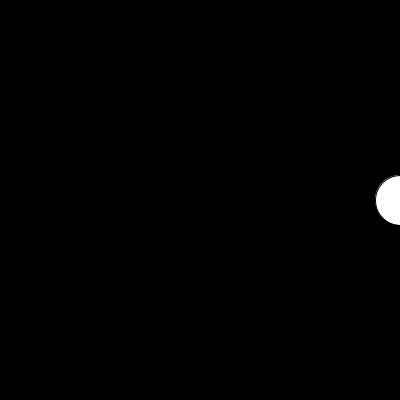
Frame 1 (no input)
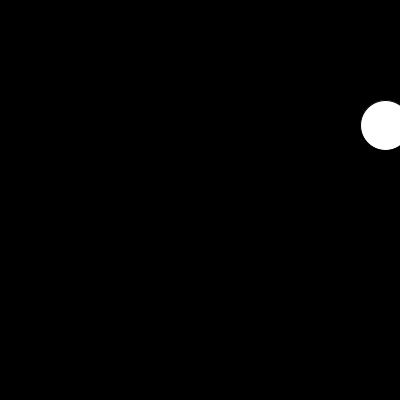
Frame 60 (the mouse pressed at the canvas centre just before this capture)
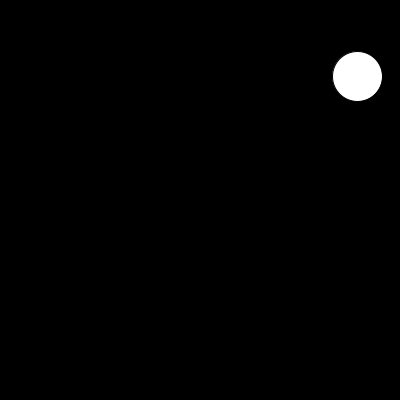
Frame 120 (the mouse held since frame 60 and released just before this capture)

The Processing sketch that drew these frames (run headless with seeded random() and noise(); from frame 60 on, the mouse is pressed at the canvas centre):

// Processing sketch: SinIntro
// ── SinIntro.pde
void setup(){
   size(400, 400); 
}

float angle = 0;

void draw(){
   background(0, 0, 0); 
   
   float sinOfAngle = sin(angle);
   float cosOfAngle = cos(angle);
   
   sinOfAngle = map(sinOfAngle, -1, 1, 0, height );
   cosOfAngle = map(cosOfAngle, -1, 1, 0, width);
   
   //circle(sinOfAngle, height / 2, 50);
   circle(cosOfAngle, sinOfAngle, 50);
   
   angle = angle + .1;
   
}
